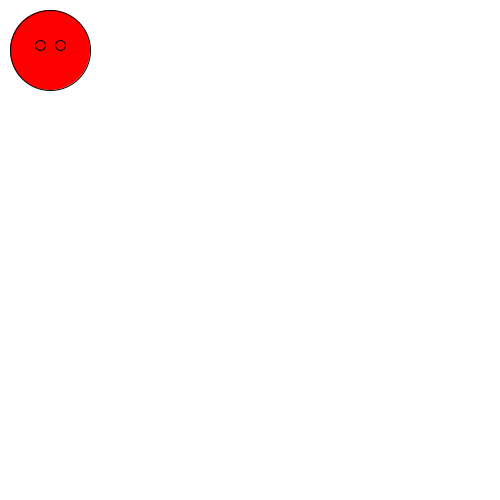
Frame 1 (no input)
Frame 60 (the mouse pressed at the canvas centre just before this capture): identical to frame 1, image omitted
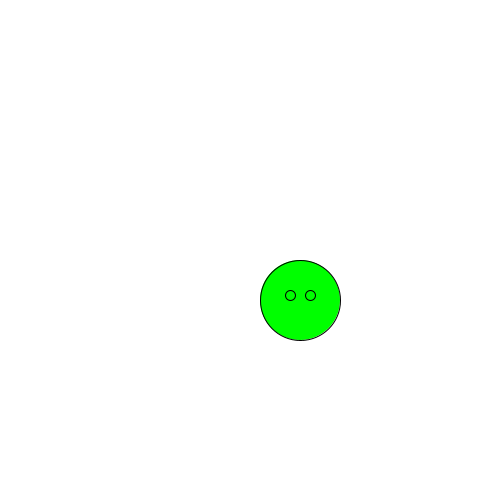
Frame 120 (the mouse held since frame 60 and released just before this capture)

The Processing sketch that drew these frames (run headless with seeded random() and noise(); from frame 60 on, the mouse is pressed at the canvas centre):

// Processing sketch: processing_105602
// ── processing_105602.pde

// Sherol Chen
// My creature
// 8-5-2013

// This is my setup function. It setsup the canvas


void setup() {

  size(500, 500);
  smooth();

  println("settin up");
}

//==========================


// This is my draw function. 
// It loops through like a flipbook

void draw() {

  // Creature code goes here.

  background(255, 255, 255);

  if (!mousePressed) {
    mySadCreature();
  } else {
    myHappyCreature();
  }
}

//==========================

void mySadCreature() {

  fill(255, 0, 0);  
  ellipse(mouseX + 50, mouseY + 50, 80, 80);

  // eyes
  ellipse(mouseX + 60, mouseY + 45, 10, 10); 
  ellipse(mouseX + 40, mouseY + 45, 10, 10);
}

//==========================

void myHappyCreature() {

  fill(0, 255, 0);
  ellipse(mouseX + 50, mouseY + 50, 80, 80); 

  // eyes 
  ellipse(mouseX + 60, mouseY + 45, 10, 10); 
  ellipse(mouseX + 40, mouseY + 45, 10, 10);
}
